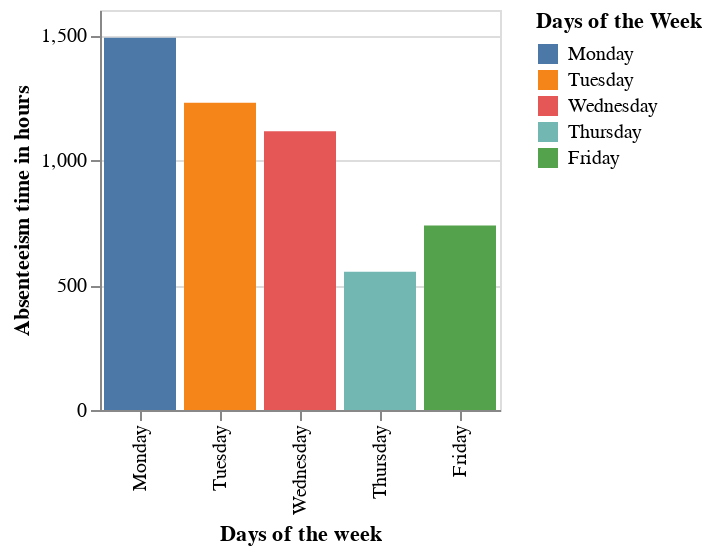

Write notebook code for a chart like this one.
### Code cell
alt.Chart(new_project4).mark_bar().encode(                                                                                    #Selecting Bar chart for visualization
    alt.X('Day_Factor:N',axis=alt.Axis(title='Days of the week'),sort=['Monday','Tuesday','Wednesday','Thursday','Friday']),  #Assigning data to x-axis, adding title and sorting by Days of the week
    alt.Y('sum(Absenteeism_time_in_hours):Q',axis=alt.Axis(title='Absenteeism time in hours')),                               #Assigning data to Y-axis and adding title
    color=alt.Color('Day_Factor:N',title='Days of the Week',sort=['Monday','Tuesday','Wednesday','Thursday','Friday'])      #Assigning color to visualization, adding title and sorting by Days of the week
).properties(width=200,height=200)                                                                                          #Assigning height and width of the plot

### Figure 1 — Vega-Lite specification as saved in the notebook (floating-point values rounded to 4 significant figures; data arrays with more than 128 entries replaced by an {"elided": "..."} marker saying what was removed)
{"config": {"view": {"continuousWidth": 400, "continuousHeight": 300}}, "data": {"name": "data-0f72908c7ca9d9af55a15345805943a7"}, "mark": "bar", "encoding": {"color": {"field": "Day_Factor", "sort": ["Monday", "Tuesday", "Wednesday", "Thursday", "Friday"], "title": "Days of the Week", "type": "nominal"}, "x": {"axis": {"title": "Days of the week"}, "field": "Day_Factor", "sort": ["Monday", "Tuesday", "Wednesday", "Thursday", "Friday"], "type": "nominal"}, "y": {"aggregate": "sum", "axis": {"title": "Absenteeism time in hours"}, "field": "Absenteeism_time_in_hours", "type": "quantitative"}}, "height": 200, "width": 200, "$schema": "https://vega.github.io/schema/vega-lite/v4.17.0.json", "datasets": {"data-0f72908c7ca9d9af55a15345805943a7": {"elided": "696 records"}}}
